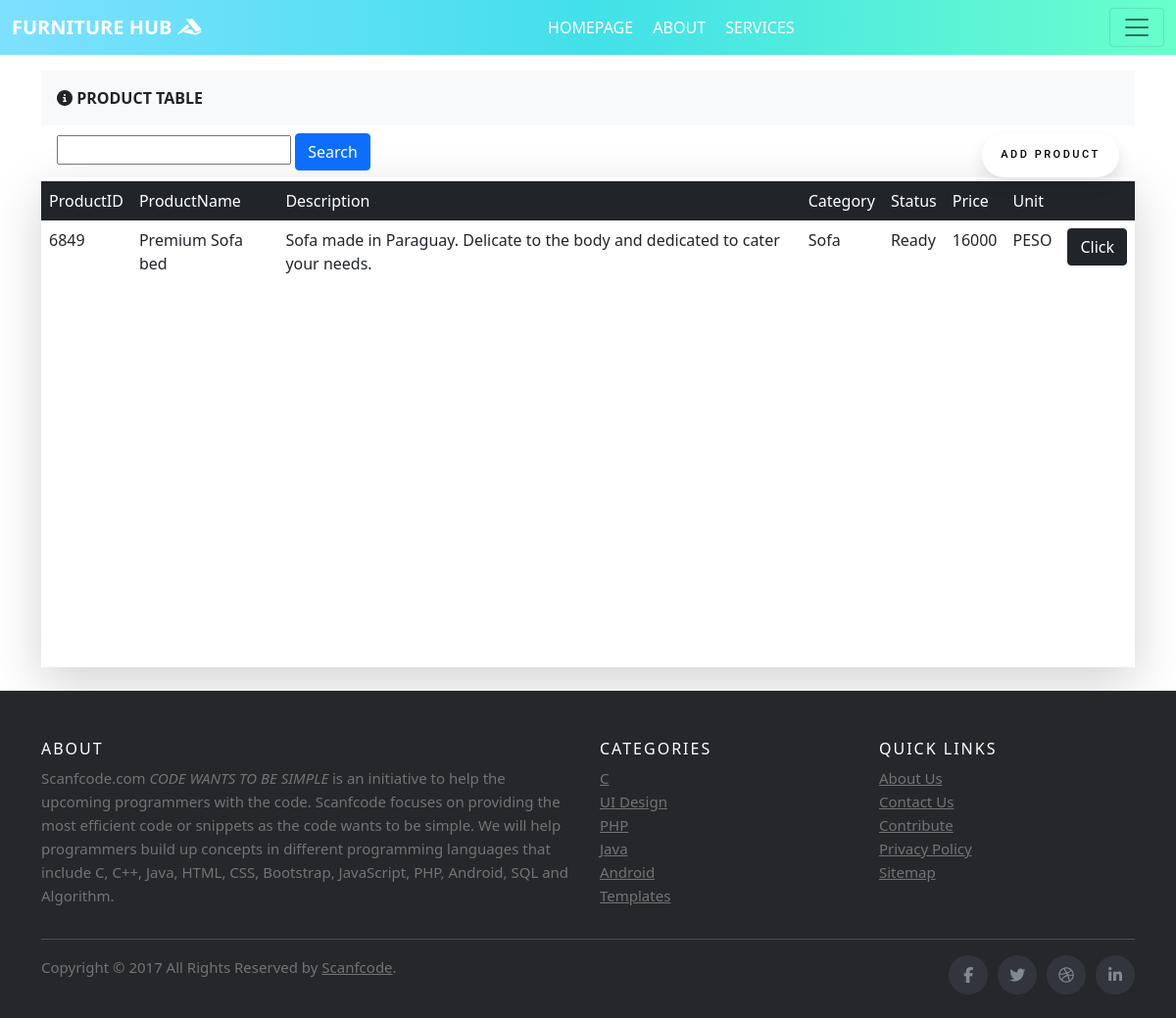
/Producttable.php, run on the app's committed database.
### tables this page shows
CREATE TABLE `product_tbl` (
  `ProductID` bigint(20) NOT NULL,
  `ProductName` text NOT NULL,
  `Description` text NOT NULL,
  `Category` varchar(50) NOT NULL,
  `Status` varchar(20) NOT NULL,
  `Price` decimal(10,0) NOT NULL,
  `Unit` varchar(10) NOT NULL
);

### Producttable.php (the view, shortened to what this page needs)
<!DOCTYPE html>
<html>
<head>
</head>
<link href="https://cdn.jsdelivr.net/npm/bootstrap@5.1.3/dist/css/bootstrap.min.css" rel="stylesheet">
<link rel="stylesheet" href="orderstyle/orderstyle.css">
<body>
<nav class="navbar navbar-light  fixed-top " style="background: rgb(126,224,255);
background: linear-gradient(90deg, rgba(126,224,255,1) 0%, rgba(66,224,233,1) 50%, rgba(105,255,203,1) 100%);">
  <div class="container-fluid" >
  	<a class="navbar-brand fw-bold text-white" href="#">FURNITURE HUB <i class="fab fa-accusoft"></i></a>
  	<ul class="my-auto ">
       <a class="navbar-brand fs-6 text-white active">HOMEPAGE</a>
       <a class="navbar-brand fs-6 text-white" href="#">ABOUT</a>
       <a class="navbar-brand fs-6 text-white" href="#">SERVICES</a>
   </ul>
    <button class="navbar-toggler" type="button" data-bs-toggle="offcanvas" data-bs-target="#offcanvasNavbar" aria-controls="offcanvasNavbar">
      <span class="navbar-toggler-icon"></span>
    </button>
  </div>
</nav>
<br><br><br>
<div class="container">
  <div class="p-3 mb-2 bg-light fw-bold"><i class="fas fa-info-circle mr-1"></i> PRODUCT TABLE</div>
</div>
<div class="container">
<div class="d-flex " style="border: 0px solid black; ">
  <div class="me-auto mx-3">
  <nav >
   <input type="search" id = "search" class="firstname text text-box">
          <button onclick ="search()" onkeyup="search()" onchange="search()" class="btn btn-primary">Search</button>
</nav>
    </div>
      <div class="mx-3">
        <a href="product_Insert.php" style="text-decoration: none;"><div class="wrap"><button class="button">ADD PRODUCT</button></div>
          </a>
      </div>
  </div>
  <div class=" shadow-lg">
  <div id="table-wrapper ">
      <div id="table-scroll">
  <table   class="table table-hover my-1 caption-top table-borderless">
  <thead class="table-dark">
    <tr >
     <th class="fw-light">ProductID</th>
      <th class="fw-light">ProductName</th>
      <th class="fw-light">Description</th>
      <th class="fw-light">Category</th>
      <th class="fw-light">Status</th>
      <th class="fw-light">Price</th>
      <th class="fw-light">Unit</th>
      <th class="fw-light"></th>
    </tr>
  </thead>
      <tbody class="color">
               <?php
        include 'connection.php';
        $sql = "SELECT * FROM product_tbl";
        $result = $db->query($sql);
        if($result->num_rows>0){
         while($row=$result->fetch_assoc()){
          $order_id = $row["ProductID"];
          $customer_id = $row["ProductName"];
          $orderdetails_id =$row["Description"];
          $order_amt = $row["Category"];
          $order_stat = $row["Status"];
          $encoder_id = $row["Price"];
          $remarks = $row["Unit"];
           echo
          "<tr row_id='$order_id'>
            <td>$order_id</td>"
          ."<td>$customer_id</td>"
          ."<td>$orderdetails_id</td>"
          ."<td>$order_amt</td>"
          ."<td>$order_stat</td>"
          ."<td>$encoder_id</td>"
          ."<td>$remarks</td>"
           . "<td><button type='button' class='btn btn-dark'>Click</button></td>
           </tr>";
          }
          echo "</table>";
          }else{
         echo "0 results";}
        ?>
      </div>
    </div>
  </div>
  </div>
<br>
    <footer class="site-footer">
      <div class="container">
        <div class="row">
          <div class="col-sm-12 col-md-6">
            <h6>About</h6>
            <p class="text-justify">Scanfcode.com <i>CODE WANTS TO BE SIMPLE </i> is an initiative  to help the upcoming programmers with the code. Scanfcode focuses on providing the most efficient code or snippets as the code wants to be simple. We will help programmers build up concepts in different programming languages that include C, C++, Java, HTML, CSS, Bootstrap, JavaScript, PHP, Android, SQL and Algorithm.</p>
          </div>
          <div class="col-xs-6 col-md-3">
            <h6>Categories</h6>
            <ul class="footer-links">
              <li><a href="http://scanfcode.com/category/c-language/">C</a></li>
              <li><a href="http://scanfcode.com/category/front-end-development/">UI Design</a></li>
              <li><a href="http://scanfcode.com/category/back-end-development/">PHP</a></li>
              <li><a href="http://scanfcode.com/category/java-programming-language/">Java</a></li>
              <li><a href="http://scanfcode.com/category/android/">Android</a></li>
              <li><a href="http://scanfcode.com/category/templates/">Templates</a></li>
            </ul>
          </div>
          <div class="col-xs-6 col-md-3">
            <h6>Quick Links</h6>
            <ul class="footer-links">
              <li><a href="http://scanfcode.com/about/">About Us</a></li>
              <li><a href="http://scanfcode.com/contact/">Contact Us</a></li>
              <li><a href="http://scanfcode.com/contribute-at-scanfcode/">Contribute</a></li>
              <li><a href="http://scanfcode.com/privacy-policy/">Privacy Policy</a></li>
              <li><a href="http://scanfcode.com/sitemap/">Sitemap</a></li>
            </ul>
          </div>
        </div>
        <hr>
      </div>
      <div class="container">
        <div class="row">
          <div class="col-md-8 col-sm-6 col-xs-12">
            <p class="copyright-text">Copyright &copy; 2017 All Rights Reserved by
         <a href="#">Scanfcode</a>.
            </p>
          </div>
          <div class="col-md-4 col-sm-6 col-xs-12">
            <ul class="social-icons">
              <li><a class="facebook" href="#"><i class="fa fa-facebook"></i></a></li>
              <li><a class="twitter" href="#"><i class="fa fa-twitter"></i></a></li>
              <li><a class="dribbble" href="#"><i class="fa fa-dribbble"></i></a></li>
              <li><a class="linkedin" href="#"><i class="fa fa-linkedin"></i></a></li>
            </ul>
          </div>
        </div>
      </div>
</footer>
</body>
</html>

### orderstyle/orderstyle.css (style rules this page uses)
html { scroll-behavior: smooth; }
.site-footer { background-color:#26272b; padding:45px 0 20px; font-size:15px; line-height:24px; color:#737373; }
.site-footer hr { border-top-color:#bbb; opacity:0.5 }
.site-footer h6 { color:#fff; font-size:16px; text-transform:uppercase; margin-top:5px; letter-spacing:2px }
.site-footer a { color:#737373; }
.footer-links { padding-left:0; list-style:none }
.footer-links li { display:block }
.footer-links a { color:#737373 }
.site-footer .social-icons { text-align:right }
.site-footer .social-icons a { width:40px; height:40px; line-height:40px; margin-left:6px; margin-right:0; border-radius:100%; background-color:#33353d }
.copyright-text { margin:0 }
.social-icons { padding-left:0; margin-bottom:0; list-style:none }
.social-icons li { display:inline-block; margin-bottom:4px }
.social-icons a { background-color:#eceeef; color:#818a91; font-size:16px; display:inline-block; line-height:44px; width:44px; height:44px; text-align:center; margin-right:8px; border-radius:100%; -webkit-transition:all .2s linear; -o-transition:all .2s linear; transition:all .2s linear }

### Producttable.php (style rules this page uses)
table thead { background: #D91100; }
table thead tr th { color: white; pointer-events: none; }
.color td, .color th { padding: 8px; }
#table-scroll { height:500px; overflow-y:auto; overflow-x: hidden; width: auto; }
.wrap { height: 100%; display: flex; align-items: center; justify-content: center; }
.button { width: 140px; height: 45px; font-family: 'Roboto', sans-serif; font-size: 11px; text-transform: uppercase; letter-spacing: 2.5px; font-weight: 500; color: #000; background-color: #fff; border: none; border-radius: 45px; box-shadow: 0px 8px 15px rgba(0, 0, 0, 0.1); transition: all 0.3s ease 0s; cursor: pointer; outline: none; }

### data on the page
product_tbl: ProductID "6849", ProductName "Premium Sofa bed", Description "Sofa made in Paraguay. Delicate to the body and dedicated to cater your needs.", Category "Sofa", Status "Ready", Price "16000", Unit "PESO"
